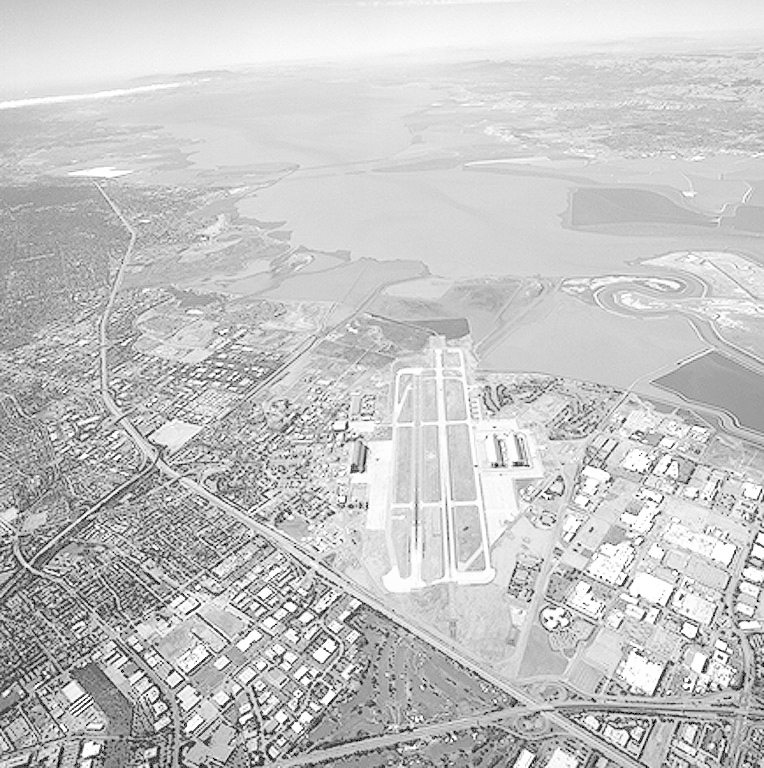
#> input picture material/Bilder/Aerial.jpg, 764 x 768 px; its folder holds only this picture in this run
$ jupyter execute ex2_2u6.ipynb   (shell and % lines are left out)
#> lines starting #> are read from the running program, lines starting #| are printed output that depends on the picture
# Aufgabe 2: Histogramme linearisieren
Damit der zur Verfügung stehende Grauwertbereich optimal ausgenutzt wird, kann das Histogramm eines Bildes linearisiert werden.
Dadurch wird der Kontrast verstärkt und das Bild qualitativ besser.
Bei der Linearisierung wird die Quantisierungskennlinie optimal an die in einem Bild auftretenden Helligkeitswerte angepasst, d.h. Bereiche mit seltenen Grauwerten werden im Histogramm enger "zusammengerückt", Bereiche mit häufigen Grauwerten werden gestreckt:

Um das Histogramm eines Bildes zu linearisieren, wird zunächst das kumulierte Histogramm
\begin{align}
 h_c(I) = \sum_{i=0}^I h(i).
\end{align}
berechnet, das zu jedem Grauwert $I$ die Häufigkeit von Intensitäten unterhalb dieses Grauwertes angibt.
Jedem Pixel im Bild mit dem Grauwert $I$ wird dann ein neuer Grauwert $I' = h_c(I)$ zugewiesen, wobei eine Skalierung der Werte von $h_c$ auf den Wertebereich der Grauwerte vorgenommen wird.

Schreiben Sie eine Python-Funktion, die die Histogrammlinearisierung auf Grauwertbildern durchführt!
Testen Sie diese auf den im Ordner `Bilder` bereitgestellten Beispielbildern!

## 0. Pfade, Pakete etc.

[cell 1]
import glob
import urllib.request

import matplotlib.pyplot as plt

import imageio
import numpy as np

import skimage
import time

[cell 2]
image_filter = '../material/Bilder/*.jpg'

## 1. Laden des Bildes

[cell 3]
image_path = np.random.choice(glob.glob(image_filter))
image = imageio.imread(image_path)
#> image is the input picture: shape (768, 764); min 0, max 255, mean 197.2

## 2. Bestimmung des Histogrammes
Setzen Sie hier die Funktion `ex2_histogram` aus der vorherigen Übung ein:

[cell 4]
def ex2_histogram(image):
    histogram = [0] * 256
    for j in range(0, image.shape[1]):
        for i in range(0, image.shape[0]):
            histogram[image[i, j]] += 1
    return histogram

## 3. Bestimmung des kumulierten Histogramms
Definieren Sie nun eine Funktion, die für ein gegebenes Bild das kumulierte Histogramm zurückgibt. Dabei soll die o.g. Funktion `ex2_histogram` verwendet werden.

[cell 5]
def ex2_cumulative_histogram(image):
    histogram = ex2_histogram(image)
    cumulative_histogram = [0] * len(histogram)
    n = image.shape[0] * image.shape[1]
    for i in range(len(histogram)):
        cumulative_histogram[i] = np.sum(histogram[:i]) / n
    return cumulative_histogram

Nun werden das Histogramm und das kumulative Histogramm von den Funktionen berechnet:

[cell 6]
image_histogram = ex2_histogram(image)
#> image_histogram = 256 values, max 14717 at index 213, min 0 at index 2, mean 2292
image_cumulative_histogram = ex2_cumulative_histogram(image)
#> in ex2_cumulative_histogram, `histogram = ex2_histogram(image)`: histogram has the same summary as image_histogram outside ex2_cumulative_histogram
#> in ex2_cumulative_histogram, `cumulative_histogram = [0] * len(histogram)`: cumulative_histogram = 256 values from 0 to 0
#> after the loop in ex2_cumulative_histogram, `for i in range(len(histogram)):`: cumulative_histogram = 256 values from 0 to 0.995
#> image_cumulative_histogram = 256 values from 0 to 0.995

[cell 7]
fig, axs = plt.subplots(nrows=1, ncols=2, sharex=True)
axs[0].bar(np.arange(0, 256, 1), image_histogram)
axs[0].set_title('Image histogram')

axs[1].bar(np.arange(0, 256, 1), image_cumulative_histogram)
axs[1].set_title('Cumulative image histogram')
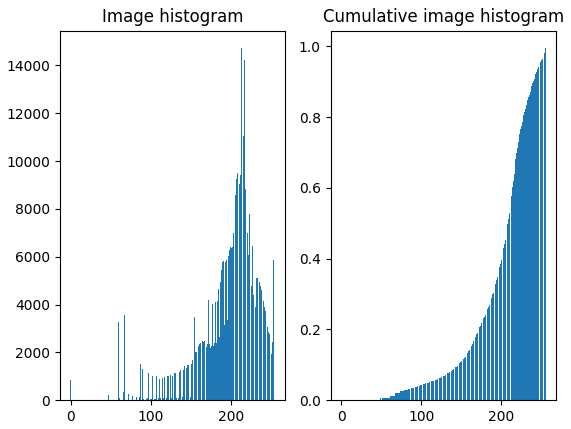
#> figure drawn by matplotlib, 2 panels; panel 1: tallest bar 14717 high, from x = 212.6 to 213.4; panel 2: tallest bar 0.995 high, from x = 254.6 to 255.4

## 4. Histogrammlinearisierung
Im Folgenden soll eine Funktion definiert werden, die ein gegebenes Bild und ein kumulatives Histogramm verwendet, um die Histogrammlinearisierung auf dem Bild durchzuführen. Das linearisierte Bild soll zurückgegeben werden, ohne das Original zu verändern.

Initialisieren Sie zunächst ein leeres Bild mit Hilfe der Funktion `zeros_like` aus dem Paket `numpy`. Wenden Sie die Histogrammlinearisierung dann Pixel für Pixel an.

[cell 8]
def ex2_histogram_linearization(image, cumulative_histogram):
    linearized_image = np.zeros_like(a=image)
    for j in range(0, image.shape[1]):
        for i in range(0, image.shape[0]):
            linearized_image[i, j] = np.round(cumulative_histogram[image[i, j]] * 255)
    return linearized_image

Die Funktion wird nun verwendet, um das Bild zu linearisieren:

[cell 9]
linearized_image = ex2_histogram_linearization(image, image_cumulative_histogram)
#> after the loop in ex2_histogram_linearization, `for j in range(0, image.shape[1]):`:
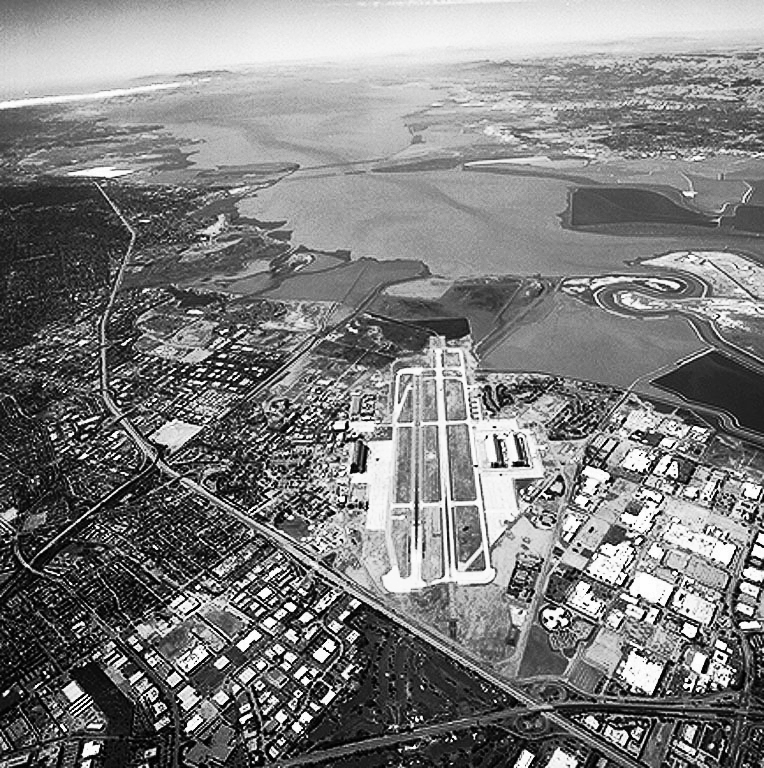
#> linearized_image: shape (768, 764); min 0, max 254, mean 126.2
linearized_image_cumulative_histogram = ex2_cumulative_histogram(linearized_image)
#> linearized_image_cumulative_histogram = 256 values from 0 to 1

## 5. Darstellung
Um die Wirksamkeit der Histogrammlinearisierung zu überprüfen, stellen Sie zunächst die kumulativen Histogramme von `image` und `linearized_image` nebeneinander dar:

[cell 10]
fig, axs = plt.subplots(nrows=1, ncols=2, sharex=True)
axs[0].bar(np.arange(0, 256, 1), image_cumulative_histogram)
axs[0].set_title('Image cumulative histogram')

axs[1].bar(np.arange(0, 256, 1), linearized_image_cumulative_histogram)
axs[1].set_title('Linearized image cumulative histogram')
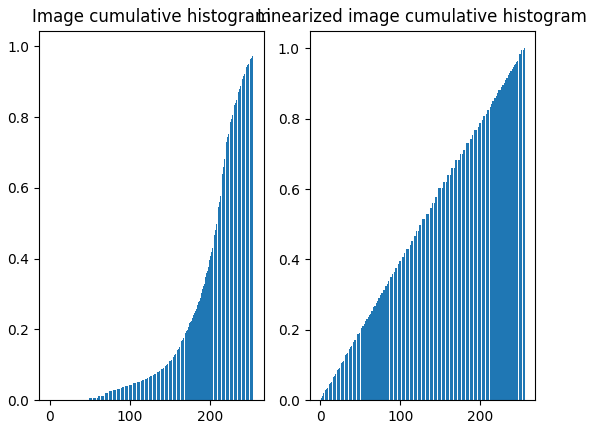
#> figure drawn by matplotlib, 2 panels; panel 1: tallest bar 0.995 high, from x = 254.6 to 255.4; panel 2: tallest bar 1 high, from x = 254.6 to 255.4

Vergleichen Sie nun die beiden Bilder, indem Sie sie nebeneinander anzeigen.

[cell 11]
fig, axs = plt.subplots(nrows=1, ncols=2, sharex=True)
axs[0].imshow(image, cmap='gray')
axs[0].set_title('Original image')


axs[1].imshow(linearized_image, cmap='gray')
axs[1].set_title('Linearized image')
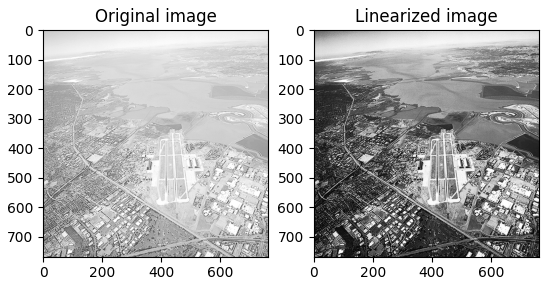
#> figure drawn by matplotlib, 2 panels

# Aufgabe 6: Evaluation
Python bzw. das Paket `skimage` stellt eigene Routinen zur Histogrammlinerarisierung und Filterung zur Verfügung.
Informieren Sie sich über den Umgang mit diesen Funktionen und vergleichen Sie diese mit den von Ihnen implementierten Verfahren hinsichtlich der Ergebnisse und Laufzeiten! Tipp: Messen Sie die Laufzeit mit dem magischen Jupyter-Befehl `%time`!

[cell 12]
from skimage import exposure

[cell 13]
# computes the cumulative histogram with np.cumsum(histogram)
# scales the values with np.interp()
sk_equalized = exposure.equalize_hist(image)

[cell 14]
linearized_image = ex2_histogram_linearization(image, image_cumulative_histogram)

[cell 15]
fig, axs = plt.subplots(nrows=1, ncols=2, sharex=True)
axs[0].imshow(sk_equalized, cmap='gray')
axs[0].set_title('Sklearn equalized image')


axs[1].imshow(linearized_image, cmap='gray')
axs[1].set_title('Own implementation image')

[cell 16]
# plot the difference in images
plt.figure()
plt.imshow(sk_equalized * 255 - linearized_image, cmap='gray')
plt.colorbar()
plt.show()
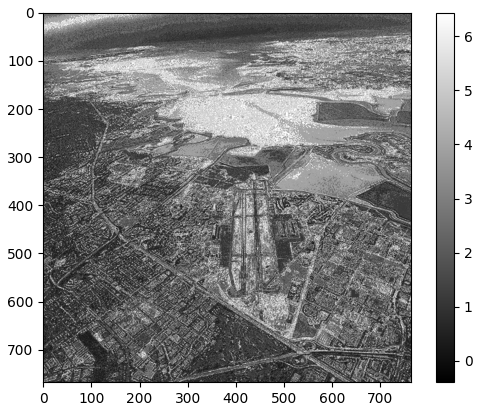
#> figure drawn by matplotlib, 2 panels

[cell 17]
fig, axs = plt.subplots(nrows=1, ncols=2, sharex=True)
axs[0].hist(linearized_image)

axs[1].hist(sk_equalized * 255)
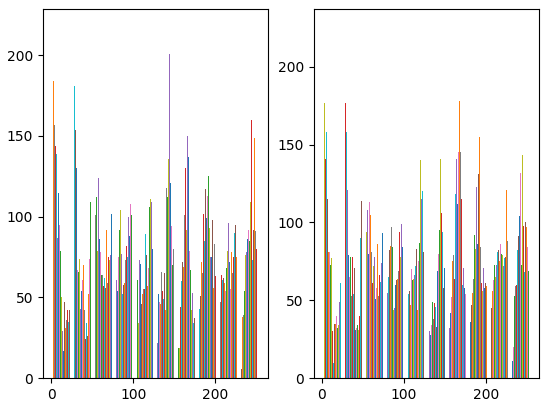
#> figure drawn by matplotlib, 2 panels; panel 1: tallest bar 203 high, from x = 27.94 to 27.97; panel 1: tallest bar 214 high, from x = 27.97 to 27.99; panel 1: tallest bar 199 high, from x = 27.99 to 28.02; panel 2: tallest bar 209 high, from x = 28.38 to 28.41
